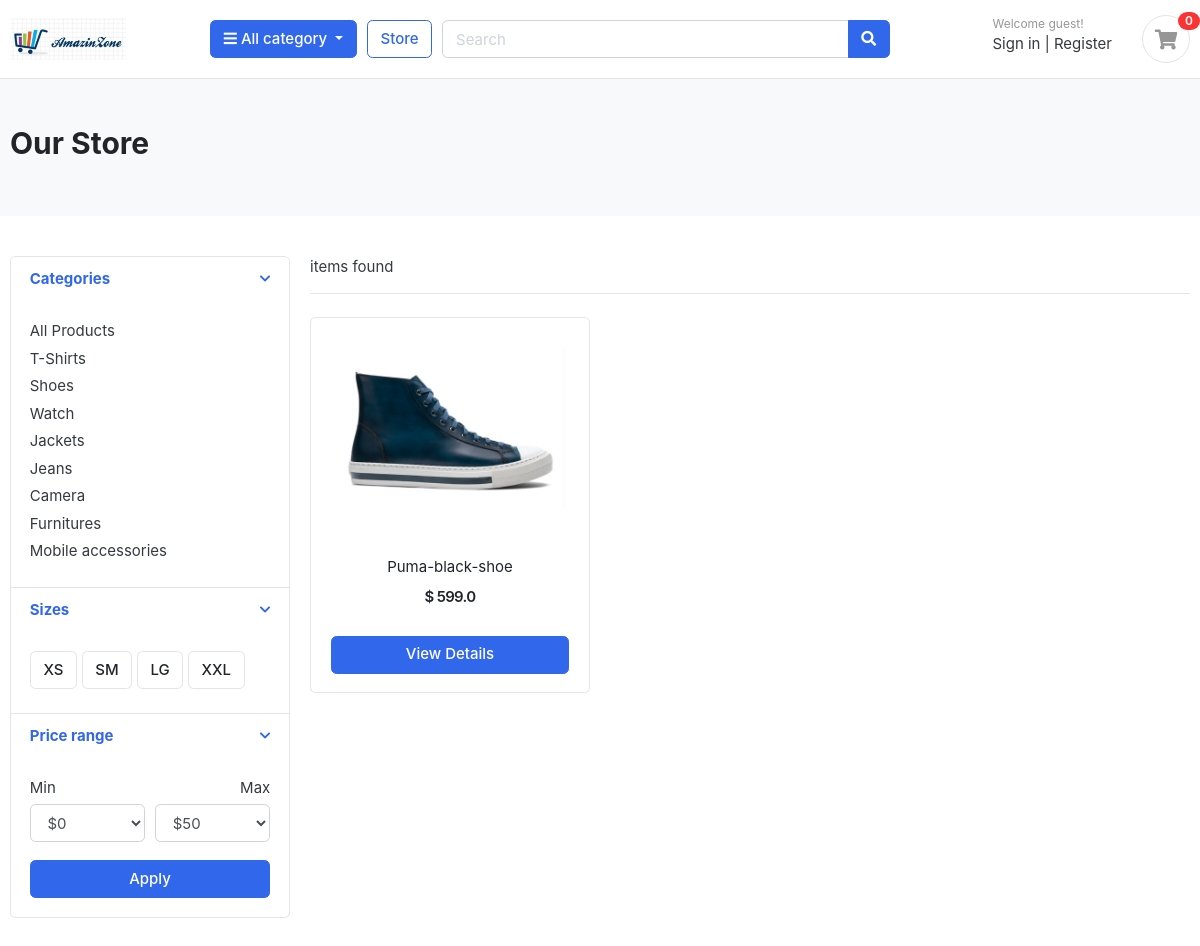
Page /store/category/shoes on the committed database.
### store/models.py (models this page shows, shortened)
class Category(models.Model):
	title = models.CharField(max_length=100)
	slug = models.SlugField()
	banner_image = models.ImageField(upload_to="category/banners")
	class Meta:
		verbose_name_plural = 'Categories'

class Product(models.Model):
	title = models.CharField(max_length=100)
	slug = models.SlugField(max_length=100, unique=True)
	category = models.ForeignKey(Category, on_delete=models.CASCADE)
	image = models.ImageField(upload_to='products/images/')
	price = models.FloatField()
	details = models.TextField()
	quantity = models.IntegerField()
	in_stock = models.BooleanField(default=True)
	date_add = models.DateField(default=timezone.now)

### store/views.py (the view)
# urls.py: path('category/<slug:category_slug>', views.category, name='category'),
def category(request, category_slug):
	category_products = models.Product.objects.filter(category__slug=category_slug)
	return store(request, template_name='store.html',
		context={'category_products': category_products})

### cart/context_processors.py (called while the page is built)
def grand_total(request, tax_rate=6.9):
    total = 0
    count = 0
    cart_items = CartItem.objects.filter(cart__cart_id=_cart_id(request))
    for item in cart_items:
        total += item.sub_total()
        count += item.quantity
    tax = total * tax_rate // 100
    context = {}
    context['cart_items_count'] = count
    context['cart_total'] = total
    context['cart_tax'] = tax
    context['cart_tax_rate'] = tax_rate
    context['grand_total'] = tax + total
    return context

### cart/views.py (called while the page is built)
def _cart_id(request):
    cart = request.session.session_key
    if not cart:
        cart = request.session.create()
    return cart

### store/context_processors.py (called while the page is built)
def get_categories(request):
    categories = Category.objects.all()
    return {'product_categories': categories}

### store/views.py (called while the page is built)
def store(request, **kwargs):
	categories = models.Category.objects.all()
	category_products = models.Product.objects.all()
	args = {
		'categories': categories,
		'category_products': category_products
	}
	try:
		args.update(kwargs.get('context'))
	except:
		pass
	return render(request, 'store.html', context=args)

### store/templates/store.html (shortened to what this page needs)
{% extends 'base.html' %}
{% load static %}
{% block content %}
{% include 'includes/navbar.html' %}
<section class="section-pagetop bg">
  <div class="container">
    {% if 'search' in request.path %}
    <h2 class="title-page">Search Result</h2>
    {% else %}
    <h2 class="title-page">Our Store</h2>
    {% endif %}
  </div>
</section>
<section class="section-content padding-y">
  <div class="container">
    <div class="row">
      <aside class="col-md-3">
        <div class="card">
          <article class="filter-group">
            <header class="card-header">
              <a href="#" data-toggle="collapse" data-target="#collapse_1" aria-expanded="true" class="">
                <i class="icon-control fa fa-chevron-down"></i>
                <h6 class="title">Categories</h6>
              </a>
            </header>
            <div class="filter-content collapse show" id="collapse_1" style="">
              <div class="card-body">
                <ul class="list-menu">
                  <li><a href="{% url "store:category_all" %}">All Products </a></li>
                  {% for category in categories %}
                  <li><a href="{% url "store:category" category.slug %}">{{ category.title }} </a></li>
                  {% endfor %}
                </ul>
              </div>
            </div>
          </article>
          <article class="filter-group">
            <header class="card-header">
              <a href="#" data-toggle="collapse" data-target="#collapse_4" aria-expanded="true" class="">
                <i class="icon-control fa fa-chevron-down"></i>
                <h6 class="title">Sizes </h6>
              </a>
            </header>
            <div class="filter-content collapse show" id="collapse_4" style="">
              <div class="card-body">
                <label class="checkbox-btn">
                  <span class="btn btn-light"> XS </span>
                </label>
                <label class="checkbox-btn">
                  <span class="btn btn-light"> SM </span>
                </label>
                <label class="checkbox-btn">
                  <span class="btn btn-light"> LG </span>
                </label>
                <label class="checkbox-btn">
                  <span class="btn btn-light"> XXL </span>
                </label>
              </div>
            </div>
          </article>
          <article class="filter-group">
            <header class="card-header">
              <a href="#" data-toggle="collapse" data-target="#collapse_3" aria-expanded="true" class="">
                <i class="icon-control fa fa-chevron-down"></i>
                <h6 class="title">Price range </h6>
              </a>
            </header>
            <div class="filter-content collapse show" id="collapse_3" style="">
              <div class="card-body">
                <div class="form-row">
                  <div class="form-group col-md-6">
                    <label>Min</label>
                    <select class="mr-2 form-control">
                      <option value="0">$0</option>
                    </select>
                  </div>
                  <div class="form-group text-right col-md-6">
                    <label>Max</label>
                    <select class="mr-2 form-control">
                      <option value="50">$50</option>
                    </select>
                  </div>
                </div>
                <button class="btn btn-block btn-primary">Apply</button>
              </div>
            </div>
          </article>
        </div>
      </aside>
      <main class="col-md-9">
        <header class="border-bottom mb-4 pb-3">
          <div class="form-inline">
            <span class="mr-md-auto"><b>{{ product_count }}</b> items found </span>
          </div>
        </header>
        <div class="row">
          {% if category_products %}
          {% for product in category_products %}
          <div class="col-md-4">
            <figure class="card card-product-grid">
              <div class="img-wrap">
                <a href="{% url 'products:product_detail' product.slug %}"><img src="{{ product.image.url }}"></a>
              </div>
              <figcaption class="info-wrap">
                <div class="fix-height" align="center">
                  <a href="{% url "products:product_detail" product.slug %}" class="title">{{ product.title | capfirst }}</a>
                  <div class="price-wrap mt-2">
                    <span class="price">$ {{ product.price }}</span>
                  </div>
                </div>
                <a href="{% url "products:product_detail" product.slug %}" class="btn btn-block btn-primary">View Details </a>
              </figcaption>
            </figure>
          </div>
          {% endfor %}
          {% else %}
          <div align="center">
            <h2>No result found. Please try again.</h2>
          </div>
          {% endif %}
        </div>
      </main>
    </div>
  </div>
</section>
{% endblock %}

### static/css/ui.css (style rules this page uses)
html { font-family: "Inter", sans-serif; font-size: 15px; }
.img-wrap { text-align: center; display: block; }
.img-wrap img { max-width: 100%; }
.price-wrap { letter-spacing: -0.7px; }
.padding-y { padding-top: 40px; padding-bottom: 40px; }
figure { margin-bottom: 0; }
article:after, .form-group:after { display: block; clear: both; content: ""; }
.bg { background-color: #f8f9fa; }
.title-page { color: #212529; }
.btn-light { background-color: #fff; border-color: #e4e4e4; }
[class*=list-] li:after { visibility: hidden; display: block; content: ""; overflow: hidden; height: 0; clear: both; }
.list-menu { list-style: none; margin: 0; padding-left: 0; }
.list-menu li { margin-bottom: 5px; }
.list-menu a { color: #343a40; }
[class*=card-product] a.title { color: #212529; display: block; }
[class*=card-product] .img-wrap { overflow: hidden; position: relative; }
[class*=card-product] .img-wrap img { height: 100%; max-width: 100%; width: auto; display: inline-block; -o-object-fit: cover; object-fit: cover; }
.card-product-grid { margin-bottom: 20px; }
.card-product-grid .img-wrap { border-radius: 0.2rem 0.2rem 0 0; height: 220px; }
.card-product-grid .info-wrap { overflow: hidden; padding: 18px 20px; }
.card-product-grid .fix-height { height: 80px; overflow: hidden; }
.card .img-wrap { overflow: hidden; }
.price { font-weight: 600; color: #212529; }
.icon-control { margin-top: 5px; float: right; font-size: 80%; }
.card-header .title { margin-bottom: 0; line-height: 1.5; }
.filter-group { border-bottom: 1px solid #e4e4e4; }
.filter-group .card-header { border-bottom: 0; }
.filter-group:last-child { border-bottom: 0; }
.checkbox-btn { position: relative; }
.section-pagetop { padding: 45px 0; }

### rows in the picture
Category: title "T-Shirts"
Category: title "Shoes"
Category: title "Watch"
Category: title "Jackets"
Category: title "Jeans"
Category: title "Camera"
Category: title "Furnitures"
Category: title "Mobile accessories"
Product: image (picture), title "Puma-black-shoe", price "599.0"

### other values in the picture
{{ cart_items_count }} "0"
